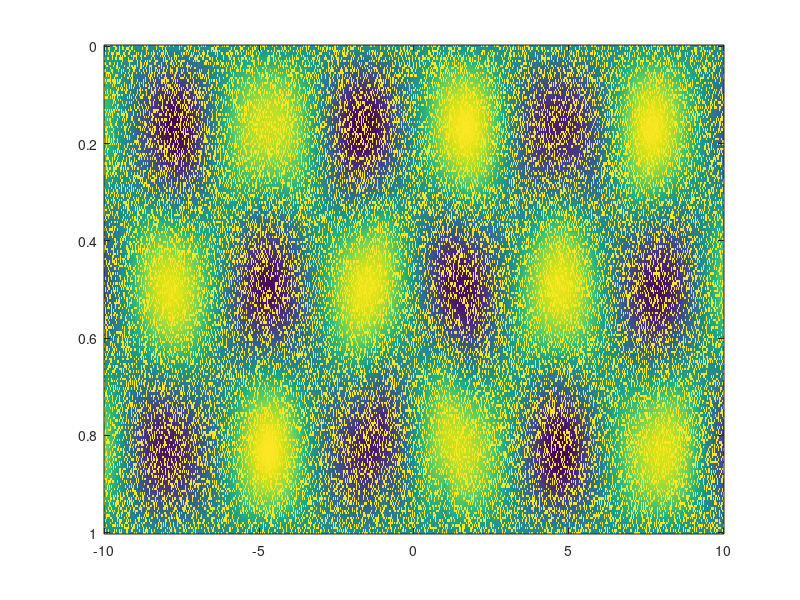

Write the MATLAB code that produced this figure. (Note: this script raises an error after producing the figure.)
clear; clc; close all;

%This example defines the mathematical solution to the piston in an infinite duct problem:
%        ---------=========------------

%<<-inf                                   inf>>

%        ------------------------------

%Walls -> ---------
%Piston -> =========
%Considering a 2D domain subject to the wave equation:
%d2v(x,y,t)/dx2 + d2v(x,y,t)/dy2 = d2v(x,y,t)/dt2
%under B.C.s 
%v(y=0)=0;
%v(y=H)=0, if |x|<L; and epsilon*sin(omega*t) if |x|<L

%This computes the Fourier modes of the solution for a specific case:
H=10;
omega=1;
L=3;
t=linspace(0,10*pi,100);
SNR=0.5; %Signal-to-noise-ratio for adding noise to the solution (greater values mean better signal quality)

x=linspace(-10*L,10*L,1000);
y=linspace(0,H,200);

[X,Y]=meshgrid(x,y);

%%
V=zeros(size(X));
for n=1:10
    k0=sqrt(omega.^2-(n*pi/H).^2);
    
    An=(2*1i*pi^2/(H^2))*(n*((-1)^n))*sin(n*pi*Y/H)/(k0^2);
    
    %Combined Solution 
    Iout=sign(X).*An.*2.*1i.*exp(1i*abs(X)*k0).*sin(k0.*L);
    Iout(abs(X)<L)=0;
    
    Iin=2*1i*An.*exp(1i*L*k0).*sin(k0.*X);
    Iin(abs(X)>L)=0;
    
    V=V+Iout+Iin;   
end

%Now puts this solution inside a 3D matrix for POD computation.
%Here we'll also add speckle noise to make it more interesting.

Vfield_Snapshots=zeros(length(t),size(V,1),size(V,2));
for i=1:length(t)    
    Noise=rand(size(V))>0.7; %Speckle noise
    Vfield_Snapshots(i,:,:)=imag(exp(-1i*omega*t(i))*V) + Noise*max(imag(V(:)))/SNR;
end

%Plots the complete solution animation for visualization purposes
fi=figure('Color','w','Position',[965 620 811 357]);
for i=1:length(t)  
    imagesc(x/L,y/H,squeeze(Vfield_Snapshots(i,:,:)));
    caxis([-max(abs(V(:))) max(abs(V(:)))])
    colormap redblue
    xlabel('x/L');
    ylabel('y/H');
    set(gca,'ydir','normal')
    title('Complete solution, 10 Fourier modes');

    drawnow;
    pause(0.01)    
end
close all;

%%
%Now uses this solution to compute the POD with the wrapper:
[U_POD, S_POD, V_POD] = pod(Vfield_Snapshots);

%%
%Plots the mode energies
ModeEnergies=S_POD.^2;
ModeEnergyFraction=ModeEnergies/sum(ModeEnergies);

figure('Color','w','Position',[146 620 403 357]);
bar(1:length(ModeEnergies),ModeEnergyFraction,'k');
title('Mode Energies');
%Note only the first two modes have significant energy. The noise is spread out through all modes.

%%
%Plots the mode shape m for visualization purposes:
m=3;
fi2=figure('Color','w','Position',[965 620 811 357]);
modeShape=squeeze(U_POD(m,:,:));
imagesc(x/L,y/H,modeShape);
caxis([-max(abs(modeShape(:))) max(abs(modeShape(:)))])
colormap redblue
xlabel('x/L');
ylabel('y/H');
set(gca,'ydir','normal')
title(['Mode Shape ' num2str(m,'%0.0f')]);

%Note Modes 1 and 2 are a wave pair. This is because POD is a real-valued function.
%So this means that, in order to produce a propagating wave, a pair of two phase-shifted modes are required,
%similar to a sine wave - cosine wave pair.

%Since the wave equation has a linear dispersion relationship (i.e., wave speed is constant), then only modes
%1 and 2 are relevant to this problem, and they encapsulate the information of all Fourier modes.
%In fluid dynamics, where there are dispersive waves, multiple modes will appear in the modal decomposition.

%%
%Plots the time coefficient matrix V for modes 1 and 2, for visualization purposes:
TimeCoefficients1=V_POD(:,1);
TimeCoefficients2=V_POD(:,2);
TimeCoefficients_m=V_POD(:,m); %For mth mode

fi3=figure('Color','w','Position',[969 102 811 357]);
plot(t,TimeCoefficients1,'k-'); hold on;
plot(t,TimeCoefficients2,'b-');
plot(t,TimeCoefficients_m,'r-');

legend('Mode 1','Mode 2',['Mode ' num2str(m,'%0.0f')]);
title('Time Coefficients from POD V matrix')

%Note the V matrix for modes 1 and 2 is also a pair of sine waves; confirming the traveling wave behavior of the modes.
%**However, if one did not have time-resolved snapshots (try that by shuffling the original Vfield_Snapshots matrix)
%then the U matrix will still pick up the mode shapes, though the V matrix will have little physical significance.

